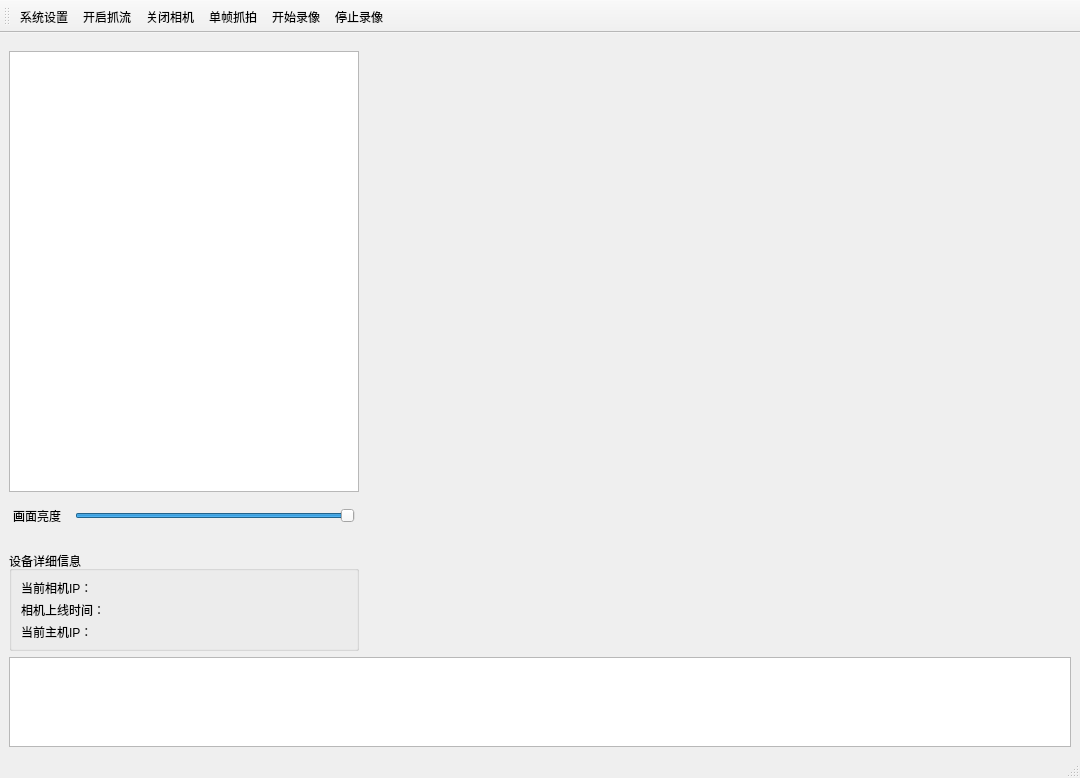
<?xml version="1.0" encoding="UTF-8"?>
<ui version="4.0">
 <class>MainWindow</class>
 <widget class="QMainWindow" name="MainWindow">
  <property name="geometry">
   <rect>
    <x>0</x>
    <y>0</y>
    <width>1080</width>
    <height>778</height>
   </rect>
  </property>
  <property name="minimumSize">
   <size>
    <width>1080</width>
    <height>0</height>
   </size>
  </property>
  <property name="windowTitle">
   <string>TurbidCam-浑水相机控制系统V2.3</string>
  </property>
  <property name="windowIcon">
   <iconset resource="icons.qrc">
    <normaloff>:/icons/current/OCEANS.png</normaloff>:/icons/current/OCEANS.png</iconset>
  </property>
  <widget class="QWidget" name="centralwidget">
   <layout class="QHBoxLayout" name="horizontalLayout_6">
    <item>
     <layout class="QVBoxLayout" name="verticalLayout_5">
      <item>
       <layout class="QHBoxLayout" name="horizontalLayout_5" stretch="1,2">
        <item>
         <layout class="QVBoxLayout" name="verticalLayout_4">
          <item>
           <widget class="QWidget" name="panelDeviceList" native="true">
            <property name="maximumSize">
             <size>
              <width>350</width>
              <height>16777215</height>
             </size>
            </property>
            <layout class="QHBoxLayout" name="horizontalLayout">
             <property name="leftMargin">
              <number>0</number>
             </property>
             <property name="rightMargin">
              <number>0</number>
             </property>
             <item>
              <widget class="QTableWidget" name="deviceList">
               <property name="maximumSize">
                <size>
                 <width>9999999</width>
                 <height>999999</height>
                </size>
               </property>
              </widget>
             </item>
            </layout>
           </widget>
          </item>
          <item>
           <layout class="QVBoxLayout" name="verticalLayout_3">
            <item>
             <layout class="QHBoxLayout" name="horizontalLayout_4" stretch="1,5">
              <property name="spacing">
               <number>0</number>
              </property>
              <item>
               <widget class="QLabel" name="label_2">
                <property name="maximumSize">
                 <size>
                  <width>58</width>
                  <height>16777215</height>
                 </size>
                </property>
                <property name="text">
                 <string>画面亮度</string>
                </property>
               </widget>
              </item>
              <item>
               <widget class="QSlider" name="brightSlider">
                <property name="maximumSize">
                 <size>
                  <width>280</width>
                  <height>16777215</height>
                 </size>
                </property>
                <property name="layoutDirection">
                 <enum>Qt::LeftToRight</enum>
                </property>
                <property name="maximum">
                 <number>15</number>
                </property>
                <property name="value">
                 <number>15</number>
                </property>
                <property name="orientation">
                 <enum>Qt::Horizontal</enum>
                </property>
               </widget>
              </item>
             </layout>
            </item>
            <item>
             <widget class="QWidget" name="panelDeviceInfo" native="true">
              <property name="minimumSize">
               <size>
                <width>0</width>
                <height>120</height>
               </size>
              </property>
              <property name="maximumSize">
               <size>
                <width>350</width>
                <height>100</height>
               </size>
              </property>
              <layout class="QHBoxLayout" name="horizontalLayout_2">
               <property name="leftMargin">
                <number>0</number>
               </property>
               <property name="rightMargin">
                <number>0</number>
               </property>
               <item>
                <widget class="QGroupBox" name="groupDeviceInfo">
                 <property name="minimumSize">
                  <size>
                   <width>0</width>
                   <height>100</height>
                  </size>
                 </property>
                 <property name="maximumSize">
                  <size>
                   <width>16777215</width>
                   <height>100</height>
                  </size>
                 </property>
                 <property name="title">
                  <string>设备详细信息</string>
                 </property>
                 <layout class="QVBoxLayout" name="verticalLayout_2">
                  <item>
                   <layout class="QVBoxLayout" name="verticalLayout">
                    <item>
                     <widget class="QLabel" name="lblCamIp">
                      <property name="text">
                       <string>当前相机IP：</string>
                      </property>
                     </widget>
                    </item>
                    <item>
                     <widget class="QLabel" name="lblCamLastSeen">
                      <property name="text">
                       <string>相机上线时间：</string>
                      </property>
                     </widget>
                    </item>
                    <item>
                     <widget class="QLabel" name="lblHostIp">
                      <property name="text">
                       <string>当前主机IP：</string>
                      </property>
                     </widget>
                    </item>
                   </layout>
                  </item>
                 </layout>
                </widget>
               </item>
              </layout>
             </widget>
            </item>
           </layout>
          </item>
         </layout>
        </item>
        <item>
         <widget class="QWidget" name="widget" native="true">
          <property name="minimumSize">
           <size>
            <width>0</width>
            <height>0</height>
           </size>
          </property>
          <layout class="QHBoxLayout" name="horizontalLayout_3">
           <item>
            <widget class="QLabel" name="label">
             <property name="minimumSize">
              <size>
               <width>0</width>
               <height>0</height>
              </size>
             </property>
             <property name="text">
              <string/>
             </property>
             <property name="pixmap">
              <pixmap resource="icons.qrc">:/new/prefix1/release/icons/current/Slogo.png</pixmap>
             </property>
             <property name="alignment">
              <set>Qt::AlignCenter</set>
             </property>
            </widget>
           </item>
          </layout>
         </widget>
        </item>
       </layout>
      </item>
      <item>
       <widget class="QTextEdit" name="messageBox">
        <property name="maximumSize">
         <size>
          <width>16777215</width>
          <height>90</height>
         </size>
        </property>
       </widget>
      </item>
     </layout>
    </item>
   </layout>
  </widget>
  <widget class="QMenuBar" name="menubar">
   <property name="geometry">
    <rect>
     <x>0</x>
     <y>0</y>
     <width>1080</width>
     <height>20</height>
    </rect>
   </property>
  </widget>
  <widget class="QStatusBar" name="statusbar"/>
  <widget class="QToolBar" name="toolBar">
   <property name="windowTitle">
    <string>toolBar</string>
   </property>
   <attribute name="toolBarArea">
    <enum>TopToolBarArea</enum>
   </attribute>
   <attribute name="toolBarBreak">
    <bool>false</bool>
   </attribute>
   <addaction name="action"/>
   <addaction name="action_openCamera"/>
   <addaction name="action_closeCamera"/>
   <addaction name="action_grap"/>
   <addaction name="action_startRecord"/>
   <addaction name="action_stopRecord"/>
  </widget>
  <action name="action_openCamera">
   <property name="icon">
    <iconset resource="icons.qrc">
     <normaloff>:/new/prefix1/release/icons/UI/start.png</normaloff>:/new/prefix1/release/icons/UI/start.png</iconset>
   </property>
   <property name="text">
    <string>开启抓流</string>
   </property>
   <property name="menuRole">
    <enum>QAction::NoRole</enum>
   </property>
  </action>
  <action name="action_closeCamera">
   <property name="icon">
    <iconset resource="icons.qrc">
     <normaloff>:/new/prefix1/release/icons/UI/stop.png</normaloff>:/new/prefix1/release/icons/UI/stop.png</iconset>
   </property>
   <property name="text">
    <string>关闭相机</string>
   </property>
   <property name="menuRole">
    <enum>QAction::NoRole</enum>
   </property>
  </action>
  <action name="action_grap">
   <property name="icon">
    <iconset resource="icons.qrc">
     <normaloff>:/new/prefix1/release/icons/UI/grap.png</normaloff>:/new/prefix1/release/icons/UI/grap.png</iconset>
   </property>
   <property name="text">
    <string>单帧抓拍</string>
   </property>
   <property name="menuRole">
    <enum>QAction::NoRole</enum>
   </property>
  </action>
  <action name="action_startRecord">
   <property name="icon">
    <iconset resource="icons.qrc">
     <normaloff>:/new/prefix1/release/icons/UI/record.png</normaloff>:/new/prefix1/release/icons/UI/record.png</iconset>
   </property>
   <property name="text">
    <string>开始录像</string>
   </property>
   <property name="menuRole">
    <enum>QAction::NoRole</enum>
   </property>
  </action>
  <action name="action_stopRecord">
   <property name="icon">
    <iconset resource="icons.qrc">
     <normaloff>:/new/prefix1/release/icons/UI/stopRecord.png</normaloff>:/new/prefix1/release/icons/UI/stopRecord.png</iconset>
   </property>
   <property name="text">
    <string>停止录像</string>
   </property>
   <property name="menuRole">
    <enum>QAction::NoRole</enum>
   </property>
  </action>
  <action name="action">
   <property name="icon">
    <iconset resource="icons.qrc">
     <normaloff>:/new/prefix1/release/icons/UI/setting.png</normaloff>:/new/prefix1/release/icons/UI/setting.png</iconset>
   </property>
   <property name="text">
    <string>系统设置</string>
   </property>
   <property name="menuRole">
    <enum>QAction::NoRole</enum>
   </property>
  </action>
 </widget>
 <resources>
  <include location="icons.qrc"/>
 </resources>
 <connections/>
</ui>
